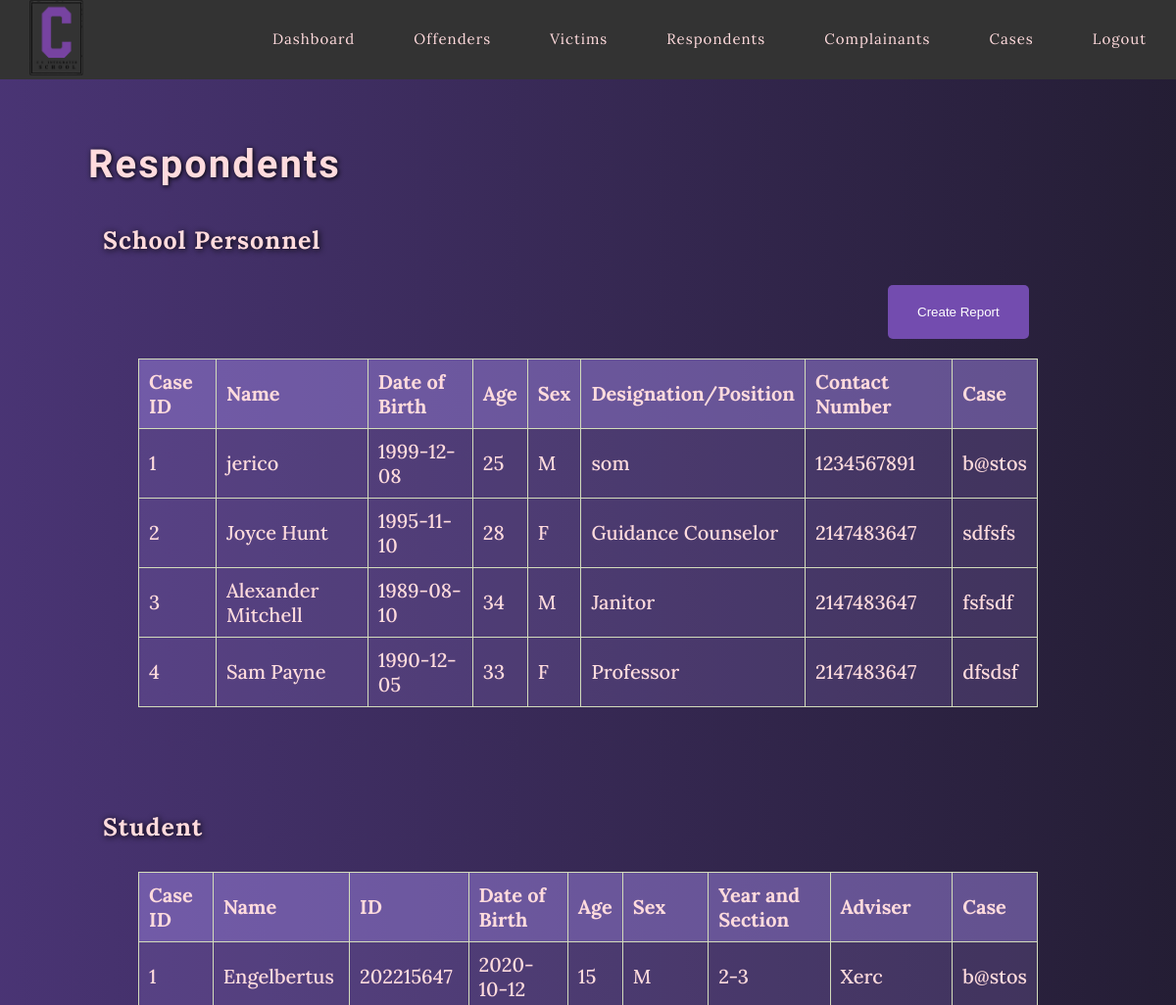
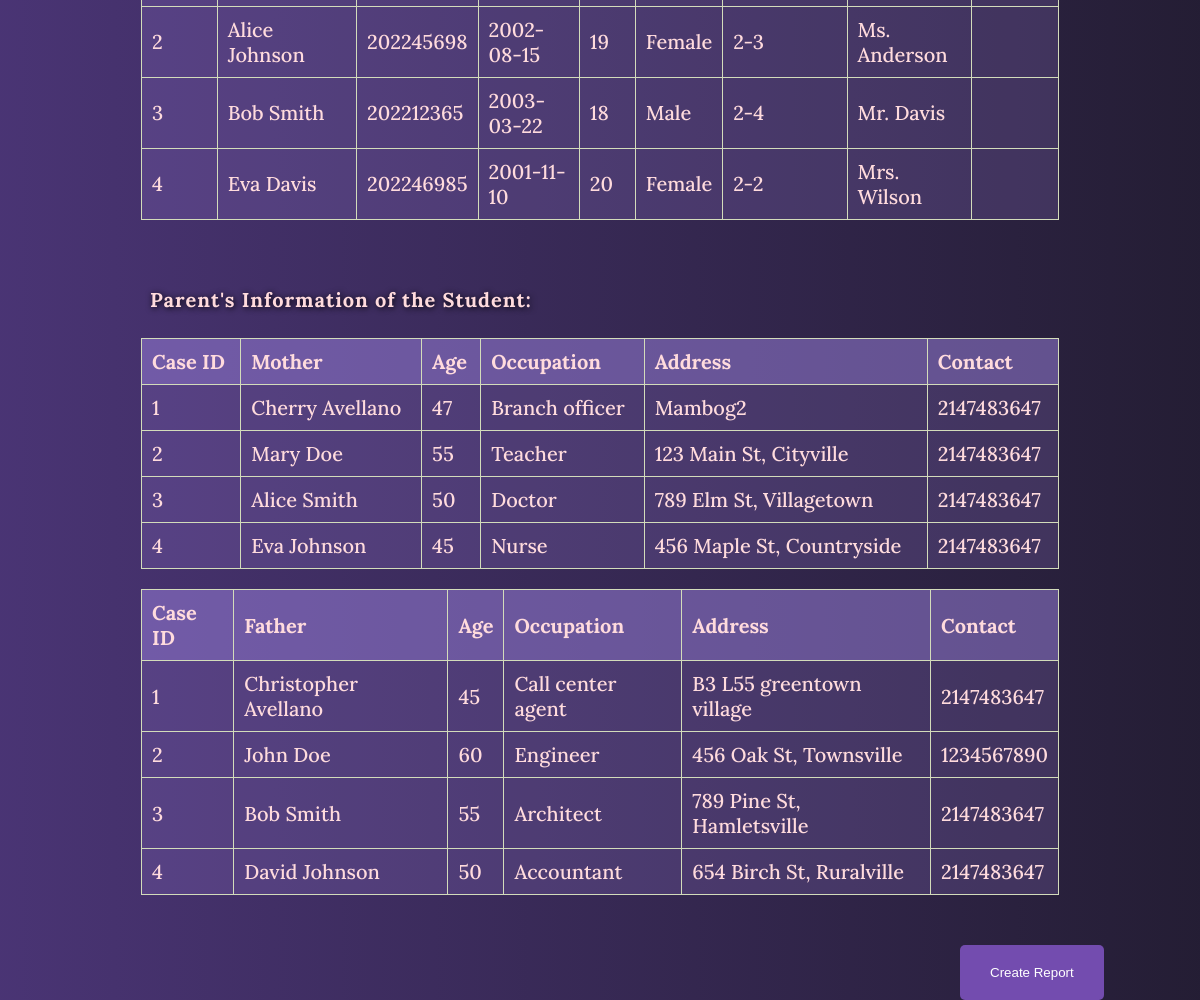
The app's page /respondent.php with its own data (2 pictures, top to bottom).
### tables this page shows
CREATE TABLE `respondent_school_personnel` (
  `case_id` int(11) NOT NULL,
  `spr_name` text NOT NULL,
  `spr_date_of_birth` date NOT NULL,
  `spr_age` int(11) NOT NULL,
  `spr_sex` text NOT NULL,
  `position` varchar(255) NOT NULL,
  `spr_address` varchar(255) NOT NULL,
  `spr_contactnumber` int(11) NOT NULL,
  `spr_case` varchar(900) NOT NULL
);

CREATE TABLE `respondent_student` (
  `case_id` int(11) NOT NULL,
  `sr_name` text NOT NULL,
  `sr_id` int(9) NOT NULL,
  `sr_date_of_birth` date NOT NULL,
  `sr_age` int(2) NOT NULL,
  `sr_sex` text NOT NULL,
  `sr_yearandsection` varchar(255) NOT NULL,
  `sr_adviser` text NOT NULL,
  `sr_contactnumber` int(11) NOT NULL,
  `sr_case` varchar(900) NOT NULL
);

CREATE TABLE `victims_mother` (
  `case_id` int(11) NOT NULL,
  `m_name` text NOT NULL,
  `m_age` int(11) NOT NULL,
  `m_occupation` varchar(255) NOT NULL,
  `m_address` varchar(255) NOT NULL,
  `m_contact` int(11) NOT NULL
);

CREATE TABLE `victims_father` (
  `case_id` int(11) NOT NULL,
  `f_name` text NOT NULL,
  `f_age` int(11) NOT NULL,
  `f_occupation` varchar(255) NOT NULL,
  `f_address` varchar(255) NOT NULL,
  `f_contact` int(11) NOT NULL
);

### respondent.php (the view, shortened to what this page needs)
<?php
include "config.php";
$sql = "SELECT * FROM respondent_school_personnel";
$result = mysqli_query($conn, $sql);
$sql2 = "SELECT * FROM respondent_student";
$result2 = mysqli_query($conn, $sql2);
$sql3 = "SELECT * FROM victims_mother";
$result3 = mysqli_query($conn, $sql3);
$sql4 = "SELECT * FROM victims_father";
$result4 = mysqli_query($conn, $sql4);
?>
<!DOCTYPE html>
<html lang="en">
<head>
</head>
<body>
<div class="navbar">
        <nav>
        <img src="logo.png" class="logo">
        <a href="logout.php">Logout</a>
        <a href="case.php">Cases</a>
        <a href="complainant.php">Complainants</a>
        <a >Respondents</a>
        <a href="victim.php">Victims</a>
        <a href="offender.php">Offenders</a>
        <a href="dashboard.php">Dashboard</a>
        </nav>
    </div>
<div class="container">
    <h2>Respondents</h2>
<h3>School Personnel</h3>
<button class="action-btn" onclick="location.href='create_report.php'">Create Report</button>
    <table>
        <tr>
            <th>Case ID</th>
            <th>Name</th>
            <th>Date of Birth</th>
            <th>Age</th>
            <th>Sex</th>
            <th>Designation/Position</th>
            <th>Contact Number</th>
            <th>Case</th>
        </tr>
        <?php
        while ($row = mysqli_fetch_assoc($result)) {
            echo "<tr>";
            echo "<td>{$row['case_id']}</td>";
            echo "<td>{$row['spr_name']}</td>";
            echo "<td>{$row['spr_date_of_birth']}</td>";
            echo "<td>{$row['spr_age']}</td>";
            echo "<td>{$row['spr_sex']}</td>";
            echo "<td>{$row['position']}</td>";
            echo "<td>{$row['spr_contactnumber']}</td>";
            echo "<td>{$row['spr_case']}</td>";
            echo "</tr>";
        }
        ?>
    </table>
    <p><br></p>
    <p><br></p>
    <h3>Student</h3>
    <table>
        <tr>
            <th>Case ID</th>
            <th>Name</th>
            <th>ID</th>
            <th>Date of Birth</th>
            <th>Age</th>
            <th>Sex</th>
            <th>Year and Section</th>
            <th>Adviser</th>
            <th>Case</th>
        </tr>
        <?php
        while ($row = mysqli_fetch_assoc($result2)) {
            echo "<tr>";
            echo "<td>{$row['case_id']}</td>";
            echo "<td>{$row['sr_name']}</td>";
            echo "<td>{$row['sr_id']}</td>";
            echo "<td>{$row['sr_date_of_birth']}</td>";
            echo "<td>{$row['sr_age']}</td>";
            echo "<td>{$row['sr_sex']}</td>";
            echo "<td>{$row['sr_yearandsection']}</td>";
            echo "<td>{$row['sr_adviser']}</td>";
            echo "<td>{$row['sr_case']}</td>";
        }
?>
    </table>
    <p><br></p>
    <h4>Parent's Information of the Student:</h4>
    <table>
        <tr>
            <th>Case ID</th>
            <th>Mother</th>
            <th>Age</th>
            <th>Occupation</th>
            <th>Address</th>
            <th>Contact</th>
        </tr>
        <?php
        while ($row = mysqli_fetch_assoc($result3)) {
            echo "<tr>";
            echo "<td>{$row['case_id']}</td>";
            echo "<td>{$row['m_name']}</td>";
            echo "<td>{$row['m_age']}</td>";
            echo "<td>{$row['m_occupation']}</td>";
            echo "<td>{$row['m_address']}</td>";
            echo "<td>{$row['m_contact']}</td>";
        }
?>
    </table>
    <table>
        <tr>
            <th>Case ID</th>
            <th>Father </th>
            <th>Age</th>
            <th>Occupation</th>
            <th>Address</th>
            <th>Contact</th>
        </tr>
        <?php
        while ($row = mysqli_fetch_assoc($result4)) {
            echo "<tr>";
            echo "<td>{$row['case_id']}</td>";
            echo "<td>{$row['f_name']}</td>";
            echo "<td>{$row['f_age']}</td>";
            echo "<td>{$row['f_occupation']}</td>";
            echo "<td>{$row['f_address']}</td>";
            echo "<td>{$row['f_contact']}</td>";
        }
?>
    </table>
</div>
    <button class="action-btn" onclick="location.href='create_report.php'">Create Report</button>
</body>
</html>

### respondent.php (style rules this page uses)
body { font-family: 'Lora', serif; margin: 0; padding: 10; background: linear-gradient(90deg, hsla(260, 38%, 33%, 1) 0%, hsla(258, 28%, 16%, 1) 100%); }
.container { width: 90%; height:50%; margin: 0 auto; padding: 30px; box-sizing: border-box; }
.navbar { width: 100%; height: 12%; display: flex; align-items: center; overflow: hidden; background-color: #333; }
.logo { width: 55px; padding-right: 10px; cursor: pointer; margin-left: 30px; }
nav { background-color: #333; overflow: hidden; width: 100%; }
nav a { float: right; display: block; padding: 30px 30px; text-align: center; text-decoration: none; font-size: 15px; letter-spacing: 1px; color: #FFDBDD; }
button { background-color: #734caf; color: white; padding: 20px 30px; border: none; border-radius: 5px; cursor: pointer; }
table { border-collapse: collapse; width: 90%; margin: 20px auto; }
th, td { border: 1px solid #D3DCBB; text-align: left; padding: 10px; font-size: 20px; color: #FFDBDD; }
td { background-color: rgba(158, 131, 226, 0.2); font-weight: 500; }
th { background-color: rgba(158, 131, 226, 0.5); }
h2 { font-family: 'Aldrich', sans-serif; letter-spacing: 2px; font-size: 40px; text-shadow: 1px 1px 5px black; text-align: left; color: #FFDBDD; }
h3 { font-size: 25px; text-shadow: 1px 1px 6px black; text-align: left; letter-spacing: 1px; color: #FFDBDD; margin-left: 10px; padding: 5px; }
h4 { font-size: 20px; text-shadow: 1px 1px 6px black; text-align: left; letter-spacing: 1px; color: #FFDBDD; background-color: #cfced100; margin-left: 60px; }
.action-btn { margin-left: 80% ; }

### records on screen
respondent_school_personnel: case_id "1", spr_name "jerico", spr_date_of_birth "1999-12-08", spr_age "25", spr_sex "M", position "som", spr_contactnumber "1234567891", spr_case "b@stos"
respondent_school_personnel: case_id "2", spr_name "Joyce Hunt", spr_date_of_birth "1995-11-10", spr_age "28", spr_sex "F", position "Guidance Counselor", spr_contactnumber "2147483647", spr_case "sdfsfs"
respondent_school_personnel: case_id "3", spr_name "Alexander Mitchell", spr_date_of_birth "1989-08-10", spr_age "34", spr_sex "M", position "Janitor", spr_contactnumber "2147483647", spr_case "fsfsdf"
respondent_school_personnel: case_id "4", spr_name "Sam Payne", spr_date_of_birth "1990-12-05", spr_age "33", spr_sex "F", position "Professor", spr_contactnumber "2147483647", spr_case "dfsdsf"
respondent_student: case_id "1", sr_name "Engelbertus", sr "202215647", sr_date_of_birth "2020-10-12", sr_age "15", sr_sex "M", sr_yearandsection "2-3", sr_adviser "Xerc", sr_case "b@stos"
respondent_student: case_id "2", sr_name "Alice Johnson", sr "202245698", sr_date_of_birth "2002-08-15", sr_age "19", sr_sex "Female", sr_yearandsection "2-3", sr_adviser "Ms. Anderson"
respondent_student: case_id "3", sr_name "Bob Smith", sr "202212365", sr_date_of_birth "2003-03-22", sr_age "18", sr_sex "Male", sr_yearandsection "2-4", sr_adviser "Mr. Davis"
respondent_student: case_id "4", sr_name "Eva Davis", sr "202246985", sr_date_of_birth "2001-11-10", sr_age "20", sr_sex "Female", sr_yearandsection "2-2", sr_adviser "Mrs. Wilson"
victims_mother: case_id "1", m_name "Cherry Avellano", m_age "47", m_occupation "Branch officer", m_address "Mambog2", m_contact "2147483647"
victims_mother: case_id "2", m_name "Mary Doe", m_age "55", m_occupation "Teacher", m_address "123 Main St, Cityville", m_contact "2147483647"
victims_mother: case_id "3", m_name "Alice Smith", m_age "50", m_occupation "Doctor", m_address "789 Elm St, Villagetown", m_contact "2147483647"
victims_mother: case_id "4", m_name "Eva Johnson", m_age "45", m_occupation "Nurse", m_address "456 Maple St, Countryside", m_contact "2147483647"
victims_father: case_id "1", f_name "Christopher Avellano", f_age "45", f_occupation "Call center agent", f_address "B3 L55 greentown village", f_contact "2147483647"
victims_father: case_id "2", f_name "John Doe", f_age "60", f_occupation "Engineer", f_address "456 Oak St, Townsville", f_contact "1234567890"
victims_father: case_id "3", f_name "Bob Smith", f_age "55", f_occupation "Architect", f_address "789 Pine St, Hamletsville", f_contact "2147483647"
victims_father: case_id "4", f_name "David Johnson", f_age "50", f_occupation "Accountant", f_address "654 Birch St, Ruralville", f_contact "2147483647"
